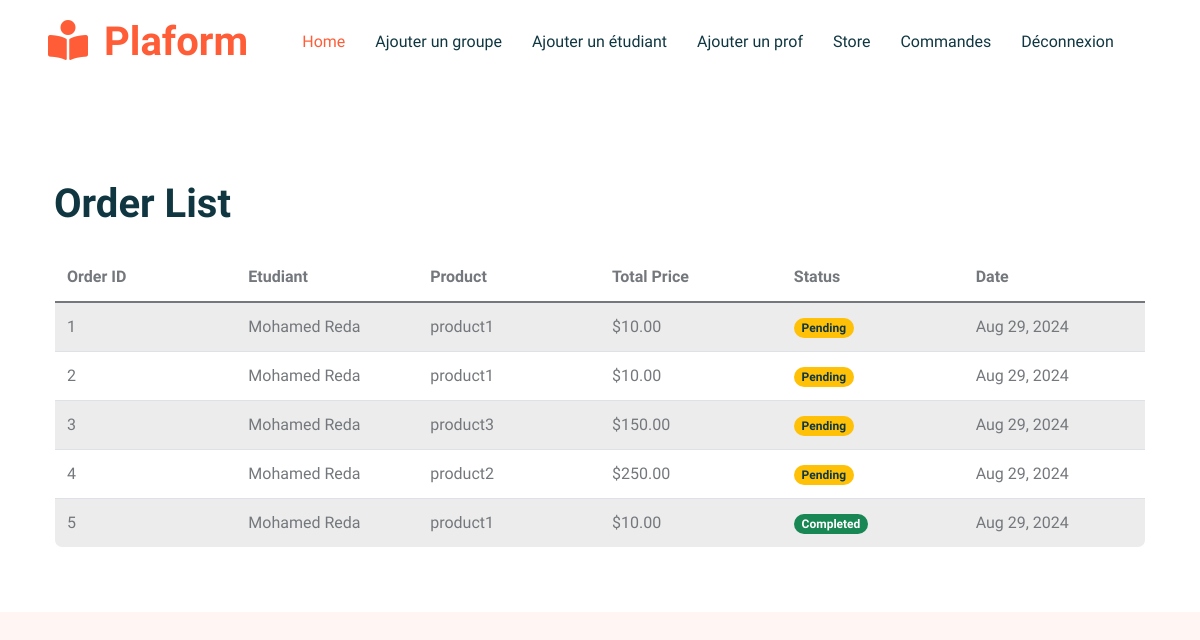
/commandes_admin/ (signed in), run on an earlier commit of the app's database.
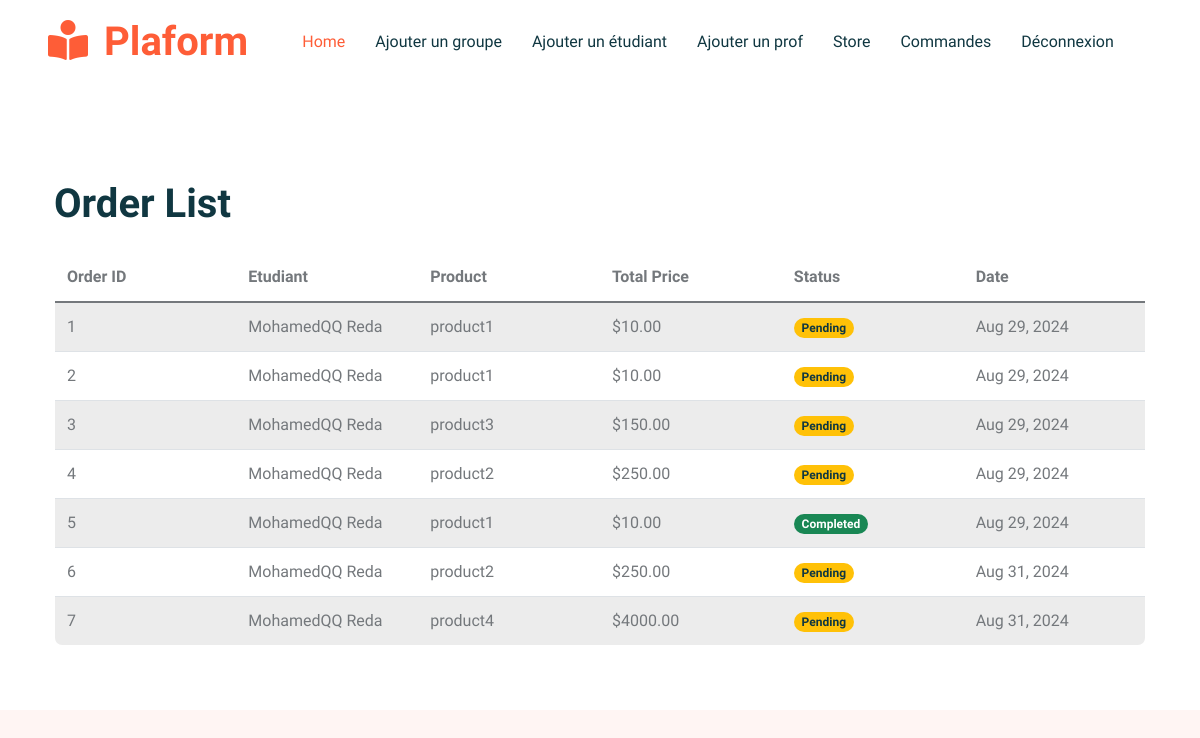
And on a later commit of the database.
### platformTK/models.py (models this page shows, shortened)
class Commande(models.Model):
    STATUS_CHOICES = [
        ('Pending', 'Pending'),
        ('Completed', 'Completed'),
        ('Cancelled', 'Cancelled'),
    ]
    etudiant = models.ForeignKey('Etudiant', on_delete=models.CASCADE)
    product = models.ForeignKey('Product', on_delete=models.CASCADE)
    date_ordered = models.DateTimeField(auto_now_add=True)
    quantity = models.PositiveIntegerField(default=1)
    total_price = models.DecimalField(max_digits=10, decimal_places=2)
    status = models.CharField(max_length=10, choices=STATUS_CHOICES, default='Pending')

class Etudiant(models.Model):
    user = models.OneToOneField(User, null=True, on_delete=models.CASCADE)
    prenom = models.CharField(max_length=50)
    nom = models.CharField(max_length=50)
    date_de_naissance = models.DateField()
    email = models.EmailField(unique=True)
    numéro_de_téléphone = models.CharField(max_length=15, blank=True, null=True)
    avatar = models.ImageField(null=True, blank=True)
    slugEtudiant = models.SlugField(blank=True, null=True)
    date_created = models.DateField(auto_now_add=True, null=True, blank=True)
    points = models.IntegerField(default=0,blank=True, null=True)
    EtudiantCode = models.CharField(max_length=100, null=True, blank=True, default=generate_etudiant_code)

class Product(models.Model):
    CATEGORY_CHOICES = [
        ('livre', 'livre'),
        ('jeux', 'jeux'),
        ('stylos', 'stylos'),
        ('Autre', 'Autre'),
    ]
    name = models.CharField(max_length=100)
    description = models.TextField()
    category = models.CharField(max_length=20, choices=CATEGORY_CHOICES)
    price = models.DecimalField(max_digits=10, decimal_places=2)
    stock = models.PositiveIntegerField()
    image = models.ImageField(upload_to='products/', null=True, blank=True)
    slug = models.SlugField(max_length=100, unique=True, blank=True, null=True)
    date_added = models.DateTimeField(auto_now_add=True)
    ProductCode = models.CharField(max_length=100, null=True, blank=True, default=generate_product_code)
    def __str__(self):
        return self.name

### platformTK/views.py (the view)
# urls.py: path('commandes_admin/', views.commandes_admin, name='commandes_admin'),
@login_required(login_url='login')
def commandes_admin(request):
    commandes = Commande.objects.all()
    context = {
        'commandes': commandes,
    }
    return render(request, "platformTK/SuperAdmin/commandes_admin.html", context)

### platformTK/templates/platformTK/SuperAdmin/commandes_admin.html (shortened to what this page needs)
{% extends "platformTK/SuperAdmin/HomeBase.html" %}
{% load static %}
{% block content %}
{% include 'platformTK/SuperAdmin/navbar.html' %}
<div class="container mt-5">
    <div class="container py-5">
        <h1 class="mb-4">Order List</h1>
        <table class="table table-striped">
            <thead>
                <tr>
                    <th>Order ID</th>
                    <th>Etudiant</th>
                    <th>Product</th>
                    <th>Total Price</th>
                    <th>Status</th>
                    <th>Date</th>
                </tr>
            </thead>
            <tbody>
                {% for commande in commandes %}
                <tr>
                    <td>{{ commande.id }}</td>
                    <td>{{ commande.etudiant.prenom }} {{ commande.etudiant.nom }}</td>
                    <td>{{ commande.product }}</td>
                    <td>${{ commande.total_price }}</td>
                    <td>
                        {% if commande.status == 'Pending' %}
                        <span class="badge bg-warning text-dark">Pending</span>
                        {% elif commande.status == 'Completed' %}
                        <span class="badge bg-success text-white">Completed</span>
                        {% elif commande.status == 'Cancelled' %}
                        <span class="badge bg-danger text-white">Cancelled</span>
                        {% else %}
                        <span class="badge bg-secondary text-white">Unknown</span>
                        {% endif %}
                    </td> {% comment %} <td>{{ commande.get_status_display }}</td>{% endcomment %}
                    <td>{{ commande.date_ordered|date:"M d, Y" }}</td>
                </tr>
                {% endfor %}
            </tbody>
        </table>
{% endblock %}

What changed in the data, as far as the page shows it:
changed through a linked row, Commande id 1: etudiant.prenom "Mohamed" → "MohamedQQ"
changed through a linked row, Commande id 2: etudiant.prenom "Mohamed" → "MohamedQQ"
changed through a linked row, Commande "product3": etudiant.prenom "Mohamed" → "MohamedQQ"
changed through a linked row, Commande id 4: etudiant.prenom "Mohamed" → "MohamedQQ"
changed through a linked row, Commande id 5: etudiant.prenom "Mohamed" → "MohamedQQ"
added Commande: id "6", etudiant.prenom "MohamedQQ", etudiant.nom "Reda", product "product2", total_price "250.00", status "Pending", date_ordered "Aug 31, 2024"
added Commande: id "7", etudiant.prenom "MohamedQQ", etudiant.nom "Reda", product "product4", total_price "4000.00", status "Pending", date_ordered "Aug 31, 2024"
